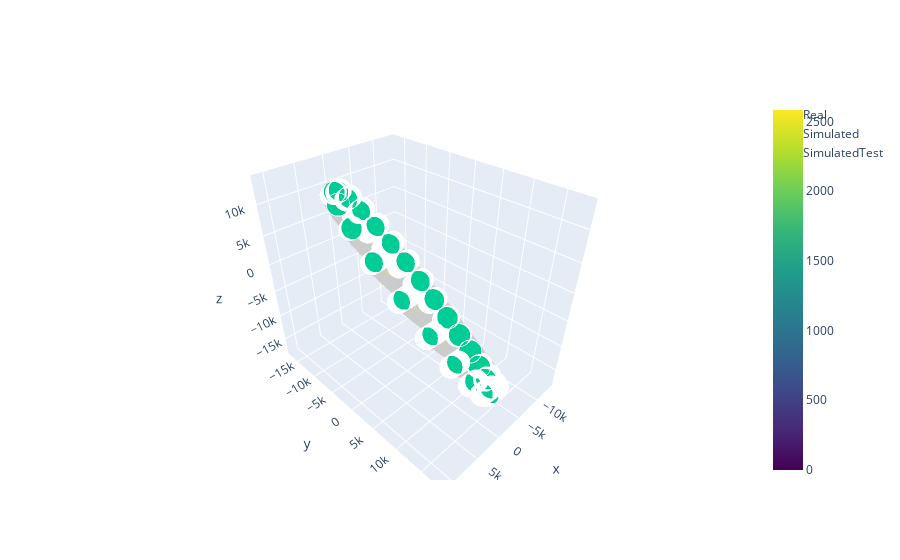

The code cell stored with this chart in its notebook:
### Code cell
x,y,z = satTrain.loc[:, 'x'].values, satTrain.loc[:, 'y'].values, satTrain.loc[:, 'z'].values
xSim,ySim,zSim = satTrain.loc[:, 'x_sim'].values, satTrain.loc[:, 'y_sim'].values, satTrain.loc[:, 'z_sim'].values

xTestSim, yTestSim, zTestSim = satTest.loc[:, 'x_sim'].values, satTest.loc[:, 'y_sim'].values, satTest.loc[:, 'z_sim'].values
fig1 = go.Scatter3d(x=x, 
                    y=y, 
                    z=z, 
                    mode='markers', 
                    marker=dict(
                        #color='rgb(127, 127, 127)',
                        color = np.arange(satTrain.shape[0]),
                        colorscale = 'Viridis',
                        showscale = True,
                        size=8, 
                        symbol='circle', 
                        line=dict(
                            color='rgb(204, 204, 204)',
                            width=0.5),
                        opacity=0.9),
                   name = 'Real')
fig2 = go.Scatter3d(x=xSim, 
                    y=ySim, 
                    z=zSim, 
                    mode = 'markers', 
                    marker=dict(
                        size=8,
                        line=dict(
                            color='rgba(217, 217, 217, 0.14)',
                            width=0.5
                        ),
                    opacity=0.8),
                    name = 'Simulated')

fig3 = go.Scatter3d(x=xTestSim, 
                    y=yTestSim, 
                    z=zTestSim, 
                    mode = 'markers', 
                    marker=dict(
                        size=8,
                        line=dict(
                            color='rgba(255, 87, 123, 0.05)',
                            width=0.5
                        ),
                    opacity=0.8),
                    name = 'SimulatedTest')
fig = go.Figure(data = [fig1, fig2, fig3])
fig.show()

### Figure 1 — Plotly figure (JSON) as saved in the notebook; plotly's stock layout.template omitted (floating-point values rounded to 4 significant figures; data arrays with more than 128 entries replaced by an {"elided": "..."} marker saying what was removed)
{"data": [{"marker": {"color": {"elided": "2583 int values"}, "colorscale": [[0, "#440154"], [0.1111, "#482878"], [0.2222, "#3e4989"], [0.3333, "#31688e"], [0.4444, "#26828e"], [0.5556, "#1f9e89"], [0.6667, "#35b779"], [0.7778, "#6ece58"], [0.8889, "#b5de2b"], [1, "#fde725"]], "line": {"color": "rgb(204, 204, 204)", "width": 0.5}, "opacity": 0.9, "showscale": true, "size": 8, "symbol": "circle"}, "mode": "markers", "name": "Real", "type": "scatter3d", "x": {"elided": "2583 float values"}, "y": {"elided": "2583 float values"}, "z": {"elided": "2583 float values"}}, {"marker": {"line": {"color": "rgba(217, 217, 217, 0.14)", "width": 0.5}, "opacity": 0.8, "size": 8}, "mode": "markers", "name": "Simulated", "type": "scatter3d", "x": {"elided": "2583 float values"}, "y": {"elided": "2583 float values"}, "z": {"elided": "2583 float values"}}, {"marker": {"line": {"color": "rgba(255, 87, 123, 0.05)", "width": 0.5}, "opacity": 0.8, "size": 8}, "mode": "markers", "name": "SimulatedTest", "type": "scatter3d", "x": {"elided": "2327 float values"}, "y": {"elided": "2327 float values"}, "z": {"elided": "2327 float values"}}], "layout": {}}
